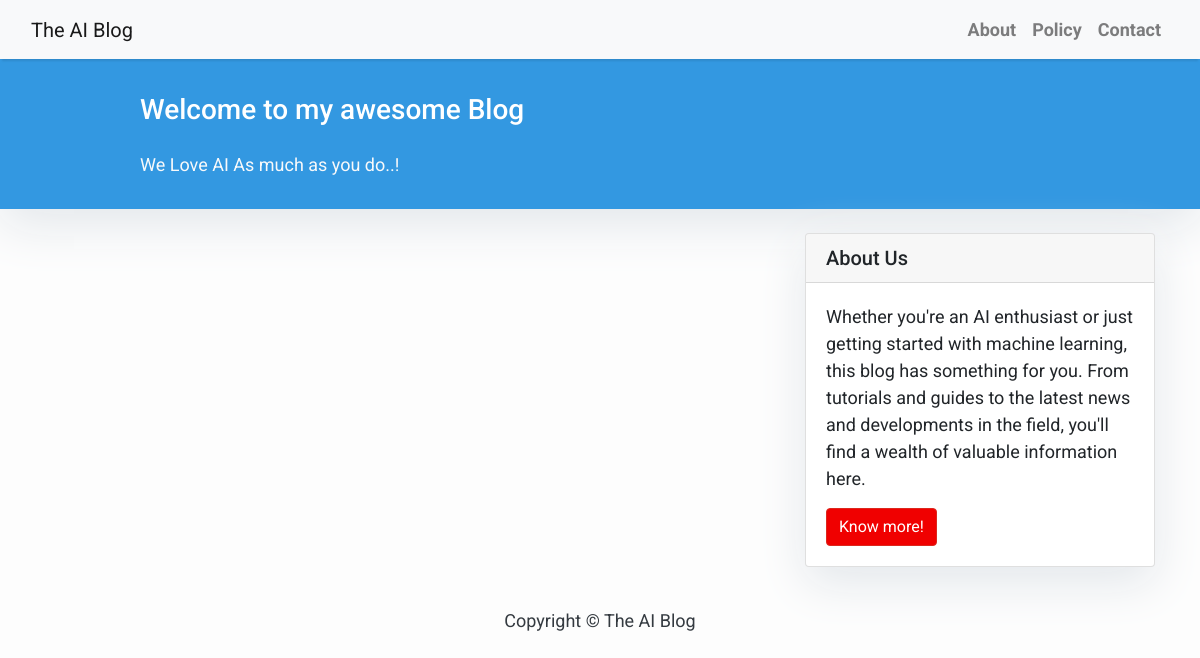
Before: / with the older database file.
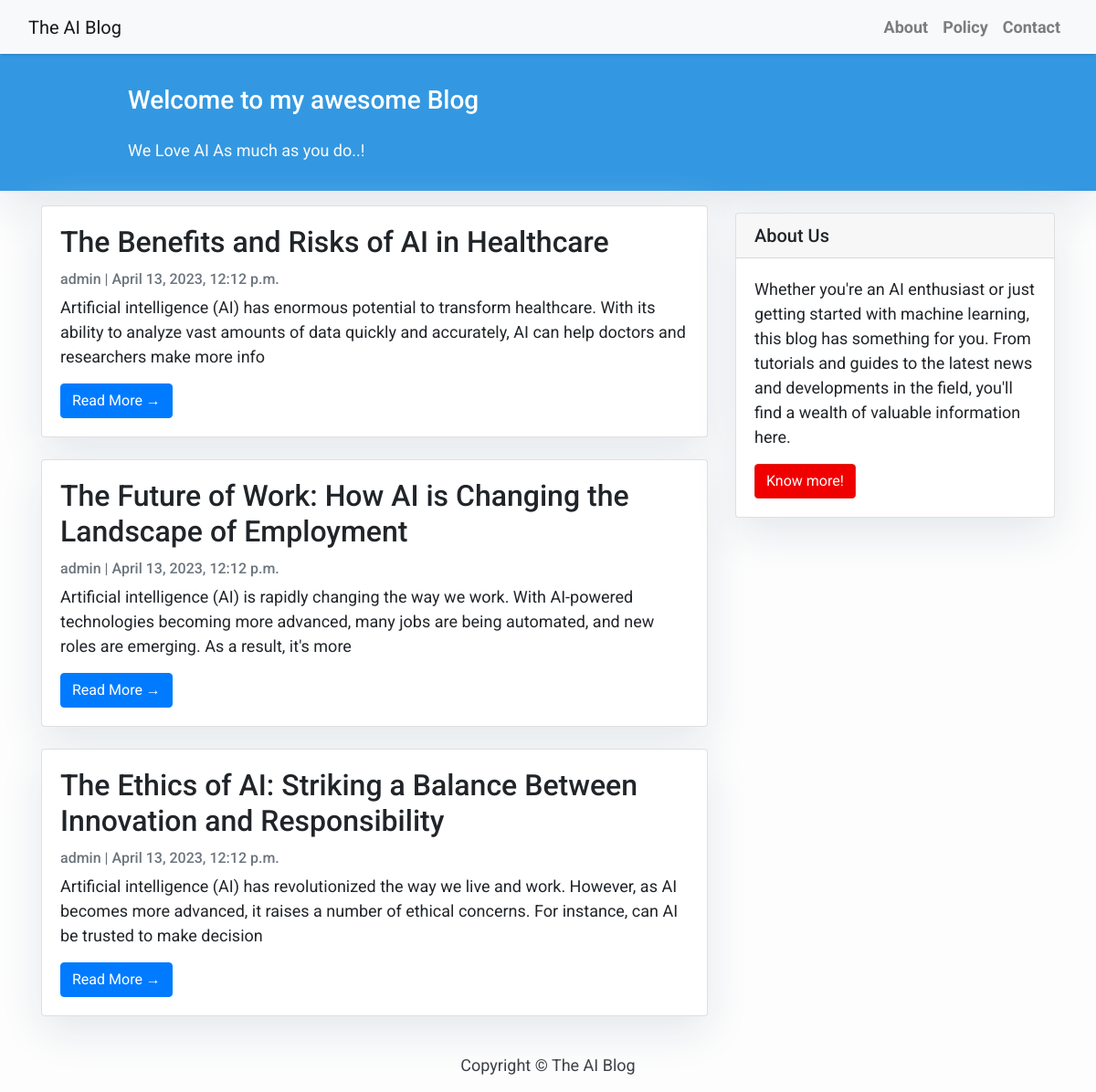
After: the same page with the newer database file.
### blog/models.py (models this page shows, shortened)
class Post(models.Model):
    title = models.CharField(max_length=200, unique=True)
    slug = models.SlugField(max_length=200, unique=True)
    author = models.ForeignKey(User, on_delete= models.CASCADE,related_name='blog_posts')
    updated_on = models.DateTimeField(auto_now= True)
    content = models.TextField()
    created_on = models.DateTimeField(auto_now_add=True)
    status = models.IntegerField(choices=STATUS, default=0)
    class Meta:
        ordering = ['-created_on']

### blog/views.py (the view)
# urls.py: path('', views.PostList.as_view(), name='home'),
class PostList(generic.ListView):
    queryset = Post.objects.filter(status=1).order_by('-created_on')
    template_name = 'blog/index.html'

### blog/templates/blog/index.html (shortened to what this page needs)
{% extends "blog/base.html" %}
{% block content %}
<header class="masthead">
    <div class="container">
        <div class="row">
            <div class=" col-md-8 col-md-10 mx-auto">
                <div class="site-heading">
                    <h3 class=" site-heading my-4 mt-3 text-white"> Welcome to my awesome Blog </h3>
                    <p class="text-light">We Love AI As much as you do..! &nbsp
                    </p>
                </div>
            </div>
        </div>
    </div>
</header>
<div class="container">
    <div class="row">
        <div class="col-md-8 mt-3 left">
            {% for post in post_list %}
            <div class="card mb-4">
                <div class="card-body">
                    <h2 class="card-title">{{ post.title }}</h2>
                    <p class="card-text text-muted h6">{{ post.author }} | {{ post.created_on}} </p>
                    <p class="card-text">{{post.content|slice:":200" }}</p>
                    <a href="{% url 'post_detail' post.slug  %}" class="btn btn-primary">Read More &rarr;</a>
                </div>
            </div>
            {% endfor %}
        </div>
        {% block sidebar %} {% include 'blog/sidebar.html' %} {% endblock sidebar %}
    </div>
</div>
{%endblock%}

### blog/templates/blog/base.html (shortened to what this page needs)
<!DOCTYPE html>
<html>
    <head>
        <link rel="stylesheet" href="https://maxcdn.bootstrapcdn.com/bootstrap/4.0.0/css/bootstrap.min.css"
 />
    </head>
    <body>
        <nav class="navbar navbar-expand-lg navbar-light bg-light shadow" id="mainNav">
            <div class="container-fluid">
                <a class="navbar-brand" href="{% url 'home' %}">The AI Blog</a>
                <div class="collapse navbar-collapse" id="navbarResponsive">
                    <ul class="navbar-nav ml-auto">
                        <li class="nav-item text-black">
                            <a class="nav-link text-black font-weight-bold" href="#">About</a>
                        </li>
                        <li class="nav-item text-black">
                            <a class="nav-link text-black font-weight-bold" href="#">Policy</a>
                        </li>
                        <li class="nav-item text-black">
                            <a class="nav-link text-black font-weight-bold" href="#">Contact</a>
                        </li>
                    </ul>
                </div>
            </div>
        </nav>
        {% block content %}{% endblock content %}
        <footer class="py-3 bg-grey">
            <p class="m-0 text-dark text-center ">Copyright &copy; The AI Blog</p>
        </footer>
    </body>
</html>

### blog/templates/blog/sidebar.html (shortened to what this page needs)
{% block sidebar %}
<div class="col-md-4 float-right ">
<div class="card my-4">
        <h5 class="card-header">About Us</h5>
    <div class="card-body">
        <p class="card-text"> Whether you're an AI enthusiast or just getting started with machine learning, this blog has something for you. From tutorials and guides to the latest news and developments in the field, you'll find a wealth of valuable information here.</p>
        <a href="#"
           class="btn btn-danger">Know more!</a>
    </div>
</div>
</div>
{% endblock sidebar %}

### blog/templates/blog/base.html (style rules this page uses)
body { font-family: "Roboto", sans-serif; font-size: 17px; background-color: #fdfdfd; }
.shadow { box-shadow: 0 4px 2px -2px rgba(0, 0, 0, 0.1); }
.btn-danger { color: #fff; background-color: #f00000; border-color: #dc281e; }
.masthead { background: #3398E1; height: auto; padding-bottom: 15px; box-shadow: 0 16px 48px #E3E7EB; padding-top: 10px; }

### blog/templates/blog/index.html (style rules this page uses)
body { font-family: "Roboto", sans-serif; font-size: 18px; background-color: #fdfdfd; }
.card { box-shadow: 0 16px 48px #E3E7EB; }

### blog/templates/blog/sidebar.html (style rules this page uses)
.card { box-shadow: 0 16px 48px #E3E7EB; }

Changed rows visible on the page:
added Post: title "The Benefits and Risks of AI in Healthcare", author "admin", created_on "April 13, 2023, 12:12 p.m.", content "Artificial intelligence (AI) has enormous potential to transform healthcare. With its ability to analyze vast amounts of data quickly and accurately, AI can help doctors and researchers make more info"
added Post: title "The Future of Work: How AI is Changing the Landscape of Employment", author "admin", created_on "April 13, 2023, 12:12 p.m.", content "Artificial intelligence (AI) is rapidly changing the way we work. With AI-powered technologies becoming more advanced, many jobs are being automated, and new roles are emerging. As a result, it's more"
added Post: title "The Ethics of AI: Striking a Balance Between Innovation and Responsibility", author "admin", created_on "April 13, 2023, 12:12 p.m.", content "Artificial intelligence (AI) has revolutionized the way we live and work. However, as AI becomes more advanced, it raises a number of ethical concerns. For instance, can AI be trusted to make decision"
